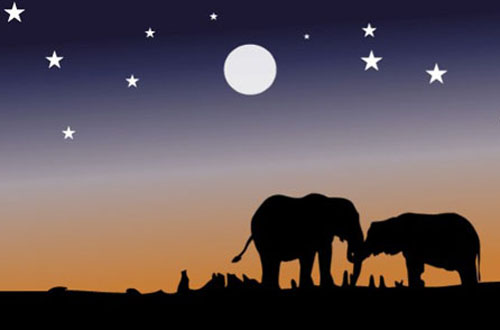
#> input picture LinearRegression/elephant.jpg, 500 x 330 px
$ jupyter execute kmeans.ipynb
#> lines starting #> are read from the running program, lines starting #| are printed output that depends on the picture
[cell 1]
import numpy as np
import matplotlib.pyplot as plt
from sklearn.datasets import make_blobs

[cell 2]
X,y=make_blobs(n_samples=500,n_features=2,centers=5,random_state=20)

[cell 3]
plt.scatter(X[:,0],X[:,1],c=y)
plt.show()
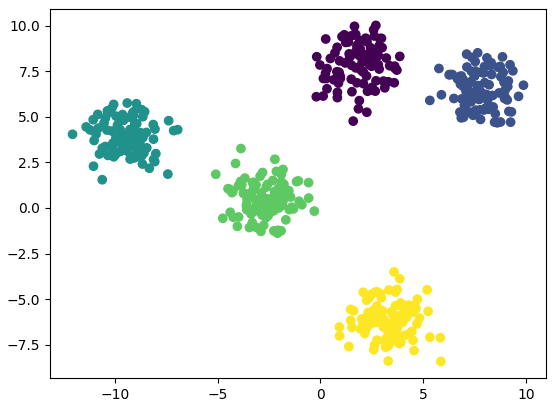
#> figure drawn by matplotlib, 1 panel

[cell 4]
def initialize_cluster(k=2,n_features=2,min=-10,max=10):
#> called with k = 5, n_features = 2, min = array of shape (2,), max = array of shape (2,)
    clusters=[]
    for i in range(k):
        cluster={}
        cluster['center']=(max-min)*np.random.rand(n_features)+min
        cluster['points']=[]
        clusters.append(cluster)
    return clusters

[cell 5]
clusters=initialize_cluster(5,2,np.array([-10,-5]),np.array([10,5]))

[cell 6]
clusters

[cell 7]
def distance(p1,p2):
    return np.sqrt(np.sum((p2-p1)**2))

[cell 8]
def assign_points(X,clusters):
    for i in range(X.shape[0]):
        dist=[]
        for c in clusters:
            dist.append

[cell 9]
import matplotlib.pyplot as plt
import numpy as np
import cv2

[cell 10]
img = cv2.imread('elephant.jpg')
#> img is the input picture: shape (330, 500, 3); mean B, G, R 85.4, 81.1, 93.9
img = cv2.cvtColor(img,cv2.COLOR_BGR2RGB)

[cell 11]
plt.imshow(img)
plt.show()

[cell 12]
img.shape
#> Out = (330, 500, 3)

[cell 13]
# Flatten Each channel of the Image
all_pixels  = img.reshape((-1,3))
print(all_pixels.shape)
#| (165000, 3)

[cell 14]
from sklearn.cluster import KMeans

[cell 15]
dominant_colors = 4

km = KMeans(n_clusters=dominant_colors)
km.fit(all_pixels)

[cell 16]
centers = km.cluster_centers_

[cell 17]
centers

[cell 18]
centers = np.array(centers,dtype='uint8')

[cell 19]
print(centers)

[cell 20]
plt.figure(figsize=(centers.shape[0]*2,2))

i = 1

for center in centers:
    plt.subplot(1,centers.shape[0],i)
    i += 1
    na = np.zeros(shape=(100,100,3),dtype='uint8')
    na[:,:,:] = center
    plt.axis('off')
    plt.imshow(na)

plt.show()
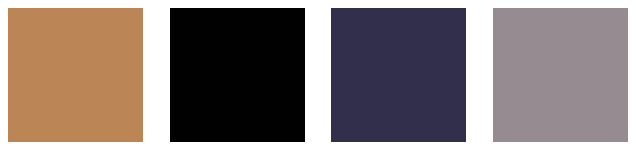
#> figure drawn by matplotlib, 4 panels

[cell 21]
new_img = np.zeros((330*500,3),dtype='uint8')

print(new_img.shape)

[cell 22]
centers

[cell 23]
km.labels_

[cell 24]
for ix in range(new_img.shape[0]):
    new_img[ix] = centers[km.labels_[ix]]

new_img = new_img.reshape((img.shape))
plt.imshow(new_img)
plt.show()
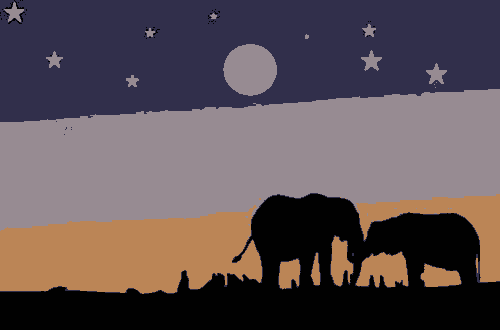
#> shown: shape (330, 500, 3); mean R, G, B 93.4, 80.8, 84.8
